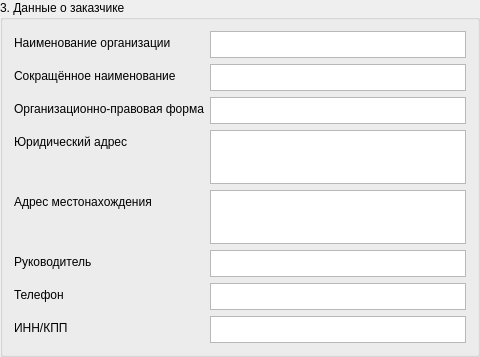
<widget class="QGroupBox" name="customer_group">
 <property name="title"><string>3. Данные о заказчике</string></property>
<layout class="QFormLayout" name="formLayout_20">
<item row="0" column="0">
 <widget class="QLabel" name="label_21"><property name="text"><string>Наименование организации</string></property></widget>
</item>
<item row="0" column="1">
 <widget class="QPlainTextEdit" name="customer_name">
 <property name="minimumSize"><size><width>0</width><height>27</height></size></property>
 <property name="maximumSize"><size><width>16777215</width><height>27</height></size></property>
 <property name="placeholderText"><string /></property>
</widget>
</item>
<item row="1" column="0">
 <widget class="QLabel" name="label_22"><property name="text"><string>Сокращённое наименование</string></property></widget>
</item>
<item row="1" column="1">
 <widget class="QPlainTextEdit" name="customer_short_name">
 <property name="minimumSize"><size><width>0</width><height>27</height></size></property>
 <property name="maximumSize"><size><width>16777215</width><height>27</height></size></property>
 <property name="placeholderText"><string /></property>
</widget>
</item>
<item row="2" column="0">
 <widget class="QLabel" name="label_customer_legal_form"><property name="text"><string>Организационно-правовая форма</string></property></widget>
</item>
<item row="2" column="1">
 <widget class="QPlainTextEdit" name="customer_legal_form">
 <property name="minimumSize"><size><width>0</width><height>27</height></size></property>
 <property name="maximumSize"><size><width>16777215</width><height>27</height></size></property>
 <property name="placeholderText"><string /></property>
</widget>
</item>
<item row="3" column="0">
 <widget class="QLabel" name="label_23"><property name="text"><string>Юридический адрес</string></property></widget>
</item>
<item row="3" column="1">
 <widget class="QPlainTextEdit" name="customer_address">
 <property name="minimumSize"><size><width>0</width><height>54</height></size></property>
 <property name="maximumSize"><size><width>16777215</width><height>54</height></size></property>
 <property name="placeholderText"><string /></property>
</widget>
</item>
<item row="4" column="0">
 <widget class="QLabel" name="label_customer_actual_address"><property name="text"><string>Адрес местонахождения</string></property></widget>
</item>
<item row="4" column="1">
 <widget class="QPlainTextEdit" name="customer_actual_address">
 <property name="minimumSize"><size><width>0</width><height>54</height></size></property>
 <property name="maximumSize"><size><width>16777215</width><height>54</height></size></property>
 <property name="placeholderText"><string /></property>
</widget>
</item>
<item row="5" column="0">
 <widget class="QLabel" name="label_24"><property name="text"><string>Руководитель</string></property></widget>
</item>
<item row="5" column="1">
 <widget class="QPlainTextEdit" name="customer_head">
 <property name="minimumSize"><size><width>0</width><height>27</height></size></property>
 <property name="maximumSize"><size><width>16777215</width><height>27</height></size></property>
 <property name="placeholderText"><string /></property>
</widget>
</item>
<item row="6" column="0">
 <widget class="QLabel" name="label_25"><property name="text"><string>Телефон</string></property></widget>
</item>
<item row="6" column="1">
 <widget class="QPlainTextEdit" name="customer_phone">
 <property name="minimumSize"><size><width>0</width><height>27</height></size></property>
 <property name="maximumSize"><size><width>16777215</width><height>27</height></size></property>
 <property name="placeholderText"><string /></property>
</widget>
</item>
<item row="7" column="0">
 <widget class="QLabel" name="label_26"><property name="text"><string>ИНН/КПП</string></property></widget>
</item>
<item row="7" column="1">
 <widget class="QPlainTextEdit" name="customer_inn">
 <property name="minimumSize"><size><width>0</width><height>27</height></size></property>
 <property name="maximumSize"><size><width>16777215</width><height>27</height></size></property>
 <property name="placeholderText"><string /></property>
</widget>
</item>
</layout>
</widget>
